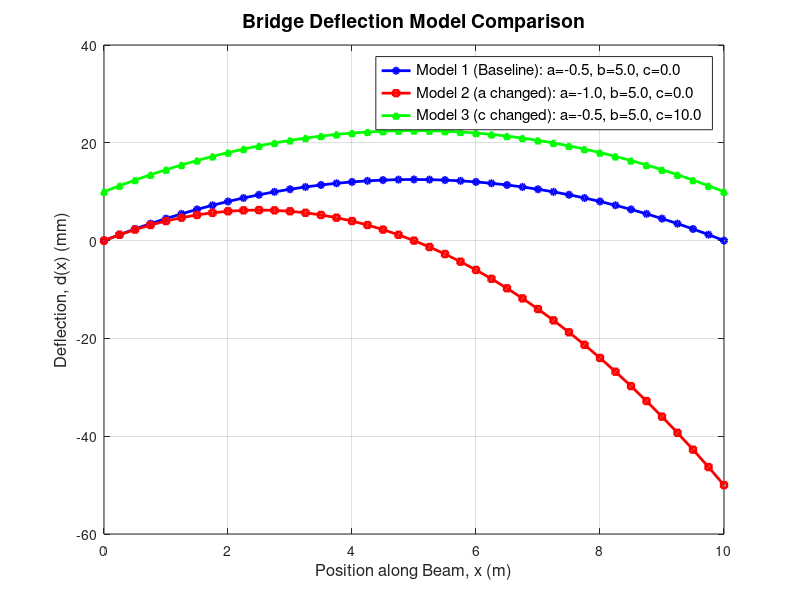
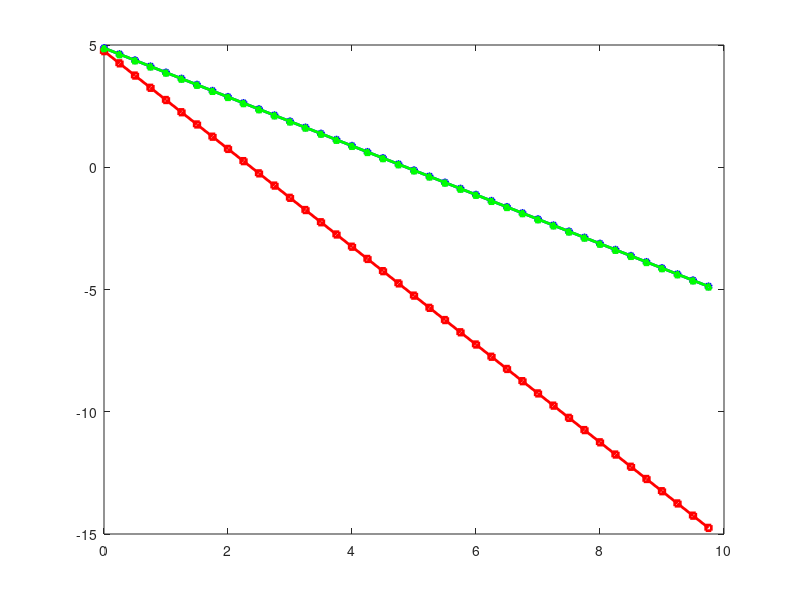

These figures' MATLAB source, in order: (Note: this script raises an error after producing the figures.)
%% Project 2: Bridge Deflection Model Comparison (Quadratic + Sensitivity)
% d(x) = ax^2 + bx + c
% x = position along beam (meters), d(x) = deflection (mm)

clc; clear; close all;

%% =========================================================
% TASK 1: Define Baseline Model Parameters (a, b, c)
% =========================================================
% Baseline Model 1: realistic parameters for a simply-supported beam
a1 = -0.5;   % curvature (negative = downward deflection)
b1 = 5;      % linear slope term
c1 = 0;      % baseline offset (mm) — zero deflection at x=0

% Model 2: change 'a' only (more flexible / less stiff beam)
a2 = -1.0;   % doubled curvature
b2 = b1;
c2 = c1;

% Model 3: change 'c' only (non-zero baseline offset)
a3 = a1;
b3 = b1;
c3 = 10;     % 10 mm baseline offset (e.g., pre-camber or settlement)

%% =========================================================
% TASK 2 & 3: Evaluate all three models on x = 0:0.25:10
% =========================================================
x = 0:0.25:10;   % position vector (meters)

d1 = a1*x.^2 + b1*x + c1;   % Baseline Model
d2 = a2*x.^2 + b2*x + c2;   % Model 2 (changed a)
d3 = a3*x.^2 + b3*x + c3;   % Model 3 (changed c)

%% =========================================================
% TASK 4: Plot all models on one figure with a legend
% =========================================================
figure('Name', 'Bridge Deflection Model Comparison', 'NumberTitle', 'off');
plot(x, d1, 'b-o', 'LineWidth', 2, 'MarkerSize', 4, 'DisplayName', ...
    sprintf('Model 1 (Baseline): a=%.1f, b=%.1f, c=%.1f', a1, b1, c1));
hold on;
plot(x, d2, 'r-s', 'LineWidth', 2, 'MarkerSize', 4, 'DisplayName', ...
    sprintf('Model 2 (a changed): a=%.1f, b=%.1f, c=%.1f', a2, b2, c2));
plot(x, d3, 'g-^', 'LineWidth', 2, 'MarkerSize', 4, 'DisplayName', ...
    sprintf('Model 3 (c changed): a=%.1f, b=%.1f, c=%.1f', a3, b3, c3));
hold off;

xlabel('Position along Beam, x (m)', 'FontSize', 12);
ylabel('Deflection, d(x) (mm)', 'FontSize', 12);
title('Bridge Deflection Model Comparison', 'FontSize', 14, 'FontWeight', 'bold');
legend('Location', 'best', 'FontSize', 11);
grid on;

%% =========================================================
% TASK 5: Find minimum (or maximum) deflection for each model
% =========================================================
fprintf('============================================================\n');
fprintf('  Bridge Deflection Model Comparison — Sensitivity Analysis\n');
fprintf('============================================================\n\n');

models    = {d1, d2, d3};
labels    = {'Model 1 (Baseline)', 'Model 2 (a changed)', 'Model 3 (c changed)'};
params    = {[a1,b1,c1], [a2,b2,c2], [a3,b3,c3]};

for i = 1:3
    d = models{i};
    
    [d_min, idx_min] = min(d);
    [d_max, idx_max] = max(d);
    
    fprintf('%s  |  a=%.1f, b=%.1f, c=%.1f\n', labels{i}, params{i}(1), params{i}(2), params{i}(3));
    fprintf('  Max Deflection : %8.4f mm  at x = %.2f m\n', d_max, x(idx_max));
    fprintf('  Min Deflection : %8.4f mm  at x = %.2f m\n', d_min, x(idx_min));
    fprintf('\n');
end

%% =========================================================
% OPTIONAL EXTENSION: Finite Difference Rate of Change
% =========================================================
% Using forward finite differences: d'(x) ≈ [d(x+h) - d(x)] / h
h  = 0.25;                        % step size (same as x spacing)
x_fd = x(1:end-1);               % x-values for finite difference

fd1 = diff(d1) / h;              % rate of change for Model 1
fd2 = diff(d2) / h;              % rate of change for Model 2
fd3 = diff(d3) / h;              % rate of change for Model 3

figure('Name', 'Rate of Change of Deflection (Finite Differences)', 'NumberTitle', 'off');
plot(x_fd, fd1, 'b-o', 'LineWidth', 2, 'MarkerSize', 4, 'DisplayName', 'Model 1 (Baseline)');
hold on;
plot(x_fd, fd2, 'r-s', 'LineWidth', 2, 'MarkerSize', 4, 'DisplayName', 'Model 2 (a changed)');
plot(x_fd, fd3, 'g-^', 'LineWidth', 2, 'MarkerSize', 4, 'DisplayName', 'Model 3 (c changed)');
yline(0, 'k--', 'LineWidth', 1.2);   % zero-rate reference line
hold off;

xlabel('Position along Beam, x (m)', 'FontSize', 12);
ylabel('Rate of Change of Deflection (mm/m)', 'FontSize', 12);
title('Finite Difference Approximation of Deflection Rate', 'FontSize', 14, 'FontWeight', 'bold');
legend('Location', 'best', 'FontSize', 11);
grid on;

fprintf('============================================================\n');
fprintf('  Finite Difference Results (sample at x = 5 m, index 21)\n');
fprintf('============================================================\n');
fprintf('  Model 1 rate at x≈5m : %.4f mm/m\n', fd1(21));
fprintf('  Model 2 rate at x≈5m : %.4f mm/m\n', fd2(21));
fprintf('  Model 3 rate at x≈5m : %.4f mm/m\n', fd3(21));
